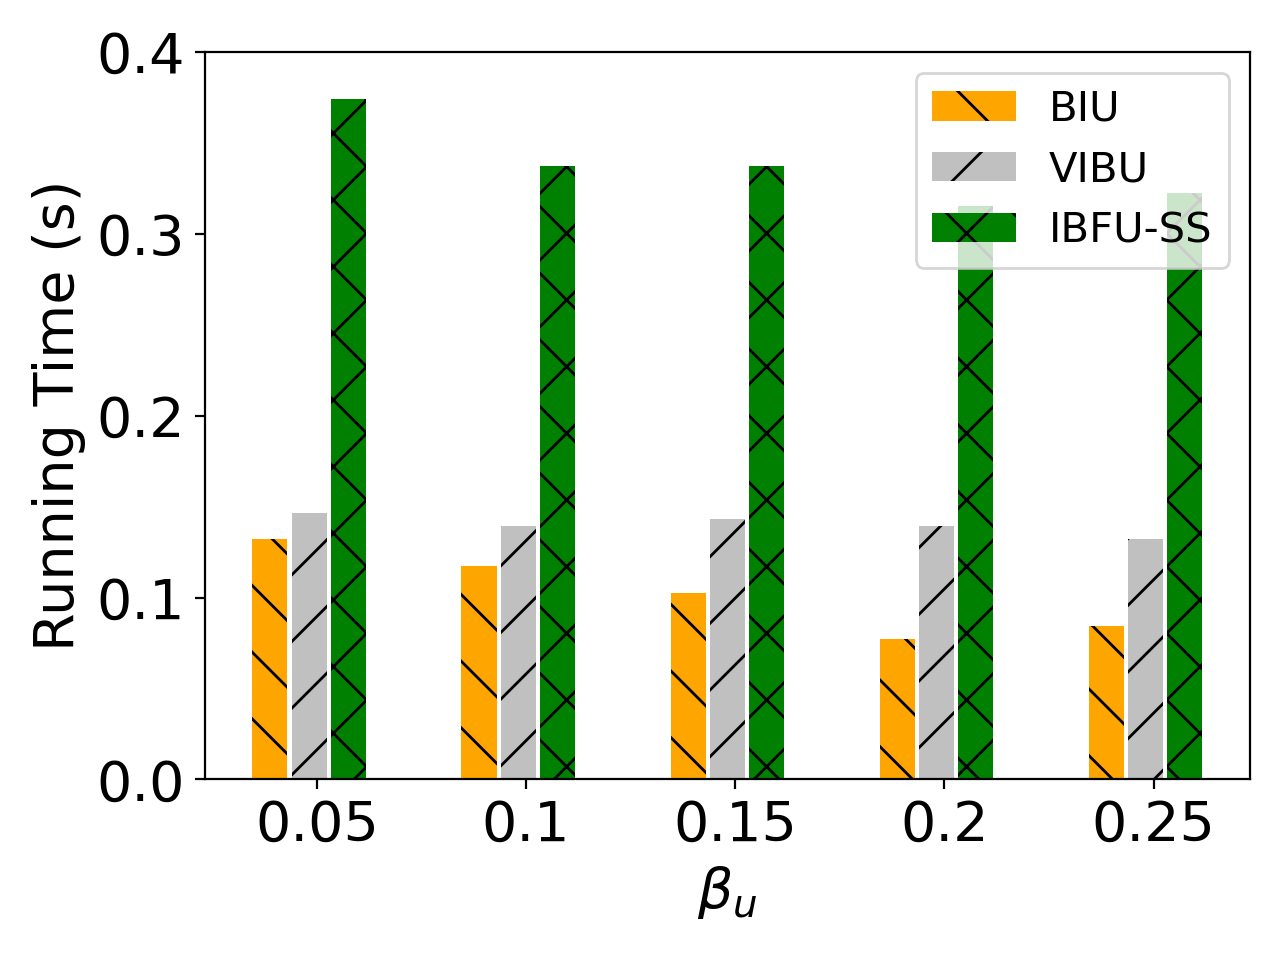

Source code (Python):
import matplotlib.pyplot as plt
import numpy as np

# user num = 50
labels = ['0.05', '0.1', '0.15', '0.2', '0.25']
unl_fr = [10*10*0.22 , 10*10*0.22, 10*10*0.22 , 10*10*0.22 , 10*10*0.22   ]
unl_br = [36*100/6000*0.22 , 32*100/6000*0.22, 28*100/6000*0.22, 21*100/6000*0.22, 23*100/6000*0.22]
unl_vib = [40*100/6000*0.22, 38*100/6000*0.22, 39*100/6000*0.22, 38*100/6000*0.22, 36*100/6000*0.22]
unl_self_r = [2*51*100/6000*0.22, 2*46*100/6000*0.22, 2*46*100/6000*0.22, 2*43*100/6000*0.22, 2*44*100/6000*0.22]
unl_hess_r = [104*100/6000*0.22 +2.2 , 128*100/6000*0.22 +2.2 , 61*100/6000*0.22 +2.2 , 64*100/6000*0.22 +2.2 , 37*100/6000*0.22 +2.2 ]

# unl_hess_r = [,  3, 9, 10]

x = np.arange(len(labels))  # the label locations
width = 0.6  # the width of the bars
# no_noise = np.around(no_noise,0)
# samping = np.around(samping,0)
# ldp = np.around(ldp,0)


plt.figure()
#plt.subplots(figsize=(8, 5.3))
plt.bar(x - width / 4 - width / 8, unl_br, width=0.168, label='BIU', color='orange', hatch='\\')
plt.bar(x - width / 16, unl_vib, width=0.168, label='VIBU', color='silver', hatch='/')

plt.bar(x + width / 4, unl_self_r, width=0.168, label='IBFU-SS', color='g', hatch='x')


# plt.bar(x + width / 2 - width / 8, unl_hess_r, width=0.148, label='HFU', hatch='-')
# Add some text for labels, title and custom x-axis tick labels, etc.
plt.ylabel('Running Time (s)', fontsize=20)
# ax.set_title('Performance of Different Users n')
plt.xticks(x, labels, fontsize=20)
# ax.set_xticklabels(labels,fontsize=15)

my_y_ticks = np.arange(0, 0.5, 0.1)
plt.yticks(my_y_ticks, fontsize=20)
# ax.set_yticklabels(my_y_ticks,fontsize=15)

plt.legend(loc='upper right', fontsize=15)
plt.xlabel('$\\beta_u$' ,fontsize=20)
# ax.bar_label(rects1, padding=1)
# ax.bar_label(rects2, padding=3)
# ax.bar_label(rects3, padding=3)

plt.tight_layout()

plt.rcParams['figure.figsize'] = (2.0, 1)
plt.rcParams['image.interpolation'] = 'nearest'
plt.rcParams['figure.subplot.left'] = 0.11
plt.rcParams['figure.subplot.bottom'] = 0.08
plt.rcParams['figure.subplot.right'] = 0.977
plt.rcParams['figure.subplot.top'] = 0.969
plt.savefig('mnist_rt_ur_bar.png', dpi=200)
plt.show()
